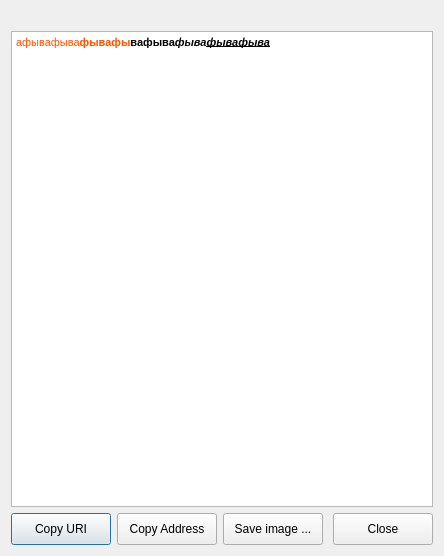
<?xml version="1.0" encoding="UTF-8"?>
<ui version="4.0">
 <class>ReceiveAddressInfo</class>
 <widget class="QDialog" name="ReceiveAddressInfo">
  <property name="geometry">
   <rect>
    <x>0</x>
    <y>0</y>
    <width>444</width>
    <height>556</height>
   </rect>
  </property>
  <property name="windowTitle">
   <string>Request info to </string>
  </property>
  <layout class="QVBoxLayout" name="verticalLayout">
   <item>
    <widget class="QLabel" name="m_lQrCode">
     <property name="contextMenuPolicy">
      <enum>Qt::CustomContextMenu</enum>
     </property>
     <property name="text">
      <string/>
     </property>
     <property name="alignment">
      <set>Qt::AlignCenter</set>
     </property>
    </widget>
   </item>
   <item>
    <widget class="QTextEdit" name="m_teInfo">
     <property name="contextMenuPolicy">
      <enum>Qt::CustomContextMenu</enum>
     </property>
     <property name="html">
      <string>&lt;!DOCTYPE HTML PUBLIC &quot;-//W3C//DTD HTML 4.0//EN&quot; &quot;http://www.w3.org/TR/REC-html40/strict.dtd&quot;&gt;
&lt;html&gt;&lt;head&gt;&lt;meta name=&quot;qrichtext&quot; content=&quot;1&quot; /&gt;&lt;style type=&quot;text/css&quot;&gt;
p, li { white-space: pre-wrap; }
&lt;/style&gt;&lt;/head&gt;&lt;body style=&quot; font-family:'MS Shell Dlg 2'; font-size:8.25pt; font-weight:400; font-style:normal;&quot;&gt;
&lt;p style=&quot; margin-top:0px; margin-bottom:0px; margin-left:0px; margin-right:0px; -qt-block-indent:0; text-indent:0px;&quot;&gt;&lt;span style=&quot; color:#ff5500;&quot;&gt;афывафыва&lt;/span&gt;&lt;span style=&quot; font-weight:600; color:#ff5500;&quot;&gt;фывафы&lt;/span&gt;&lt;span style=&quot; font-weight:600;&quot;&gt;вафыва&lt;/span&gt;&lt;span style=&quot; font-weight:600; font-style:italic;&quot;&gt;фыва&lt;/span&gt;&lt;span style=&quot; font-weight:600; font-style:italic; text-decoration: underline;&quot;&gt;фывафыва&lt;/span&gt;&lt;/p&gt;&lt;/body&gt;&lt;/html&gt;</string>
     </property>
    </widget>
   </item>
   <item>
    <layout class="QHBoxLayout" name="horizontalLayout">
     <item>
      <widget class="QPushButton" name="m_btnCopyUri">
       <property name="minimumSize">
        <size>
         <width>100</width>
         <height>32</height>
        </size>
       </property>
       <property name="text">
        <string>Copy URI</string>
       </property>
      </widget>
     </item>
     <item>
      <widget class="QPushButton" name="m_btnCopyAddress">
       <property name="minimumSize">
        <size>
         <width>100</width>
         <height>32</height>
        </size>
       </property>
       <property name="text">
        <string>Copy Address</string>
       </property>
      </widget>
     </item>
     <item>
      <widget class="QPushButton" name="m_btnSaveImage">
       <property name="minimumSize">
        <size>
         <width>100</width>
         <height>32</height>
        </size>
       </property>
       <property name="text">
        <string>Save image ...</string>
       </property>
      </widget>
     </item>
     <item>
      <spacer name="horizontalSpacer">
       <property name="orientation">
        <enum>Qt::Horizontal</enum>
       </property>
       <property name="sizeHint" stdset="0">
        <size>
         <width>40</width>
         <height>20</height>
        </size>
       </property>
      </spacer>
     </item>
     <item>
      <widget class="QPushButton" name="m_btnClose">
       <property name="minimumSize">
        <size>
         <width>100</width>
         <height>32</height>
        </size>
       </property>
       <property name="text">
        <string>Close</string>
       </property>
      </widget>
     </item>
    </layout>
   </item>
  </layout>
  <action name="m_actSaveImage">
   <property name="text">
    <string>Save image ...</string>
   </property>
   <property name="toolTip">
    <string>Save image ...</string>
   </property>
  </action>
  <action name="m_actCopyImage">
   <property name="text">
    <string>Copy image</string>
   </property>
   <property name="toolTip">
    <string>Copy image</string>
   </property>
  </action>
  <action name="m_actSelectAll">
   <property name="text">
    <string>Select all</string>
   </property>
   <property name="toolTip">
    <string>Select all</string>
   </property>
   <property name="shortcut">
    <string>Ctrl+A</string>
   </property>
  </action>
  <action name="m_actCopy">
   <property name="text">
    <string>Copy</string>
   </property>
   <property name="toolTip">
    <string>Copy</string>
   </property>
   <property name="shortcut">
    <string>Ctrl+C</string>
   </property>
  </action>
 </widget>
 <resources/>
 <connections>
  <connection>
   <sender>m_btnClose</sender>
   <signal>clicked()</signal>
   <receiver>ReceiveAddressInfo</receiver>
   <slot>reject()</slot>
   <hints>
    <hint type="sourcelabel">
     <x>478</x>
     <y>503</y>
    </hint>
    <hint type="destinationlabel">
     <x>356</x>
     <y>505</y>
    </hint>
   </hints>
  </connection>
 </connections>
</ui>
